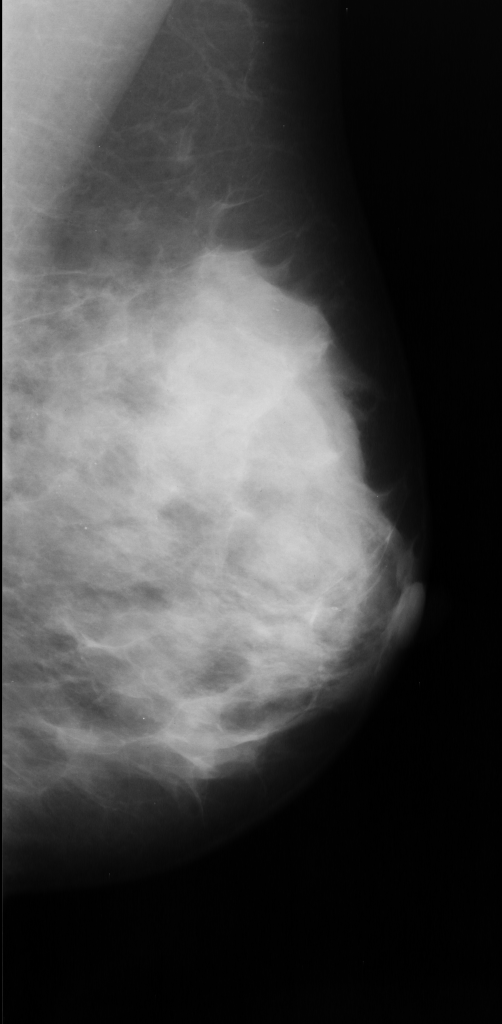
#> input picture COS3401(1-86)/images/mdb.bmp, 502 x 1024 px, found by its file name
$ jupyter execute --allow-errors example2-1.ipynb
#> lines starting #> are read from the running program, lines starting #| are printed output that depends on the picture
[cell 1]
import cv2
import numpy as np
import matplotlib.pyplot as plt

[cell 2]
def show_cv(img):
    cv2.imshow("xxxx", img)
    cv2.waitKey(0)
    cv2.destroyAllWindows()

[cell 3]
def show_plt(img, opt=0):
    if opt:
        plt.imshow(img, cmap='gray')
    else:
        plt.imshow(img)
    plt.axis('off')
    plt.show()

[cell 4]
x =  cv2.imread('../images/mdb.bmp', cv2.IMREAD_GRAYSCALE)
#> x is the input picture: shape (1024, 502); min 0, max 219, mean 71
print(type(x), x.shape)
#| <class 'numpy.ndarray'> (1024, 502)

[cell 5]
show_cv(x)

[cell 6]
show_plt(x, 1)

## Image Inversion

[cell 7]
y = 255 - x
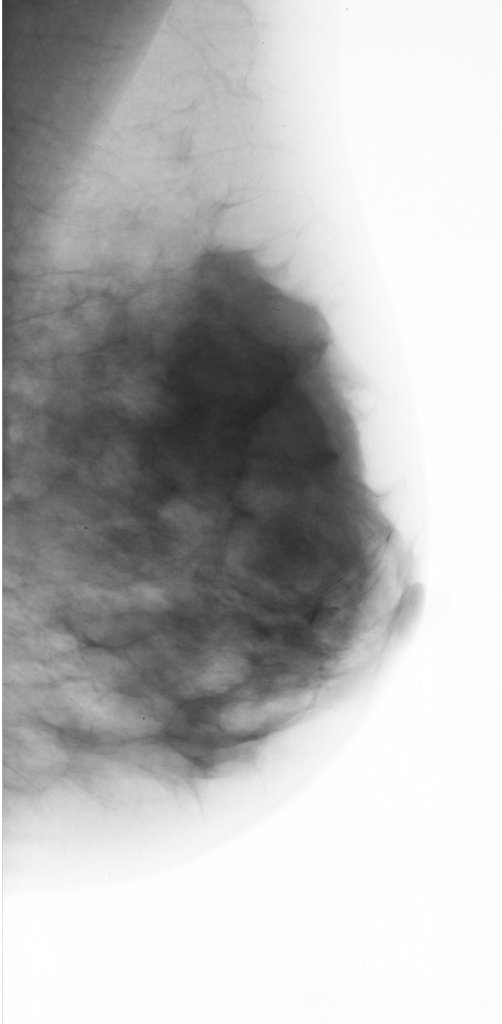
#> y: shape (1024, 502); min 36, max 255, mean 184

[cell 8]
show_plt(y, 1)

[cell 9]
z = cv2.hconcat([x, y])
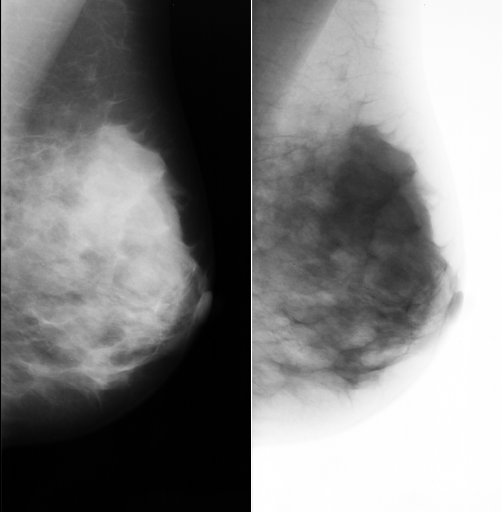
#> z: shape (1024, 1004) (shown at 1/2 size); min 0, max 255, mean 127.5
print(x.shape)
#| (1024, 502)

[cell 10]
x = cv2.imread("../images/breast.bmp", cv2.IMREAD_GRAYSCALE)
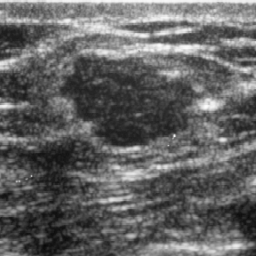
#> input picture COS3401(1-86)/images/breast.bmp, 256 x 256 px, found by its file name
#> x is the input picture: shape (256, 256); min 8, max 252, mean 98.7

[cell 11]
for i in range(5):
    print(i)
for i in range(1,6):
    print(i)
for i in range(1,6,2):
    print(i)
for i in [0,1,2,3,4]:
    print(i)
for i in [[0,1], [1], [2,3,4]]:
    print(i)

[cell 12]
x = range(7)
print(type(x), len(x))

#> (a cell that did not finish here is left out)

# Negative color

[cell 14]
img = cv2.imread("")

## เรื่องที่สอง

[cell 15]
import  numpy as np

[cell 16]
import matplotlib.pyplot as plt

[cell 17]
x = np.linspace(0, 255, 256)

[cell 18]
print(type(x), len(x))

[cell 19]
print(x)

[cell 20]
y = x**1.2

[cell 21]
plt.figure()
plt.plot(x,x, x,y)
plt.show()
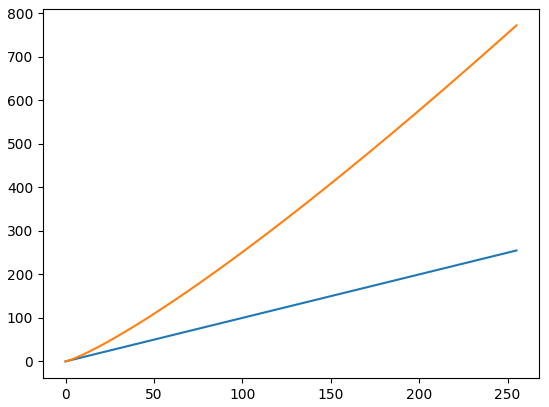
#> figure drawn by matplotlib, 1 panel; curve peaks at x = 255, y = 255; curve peaks at x = 255, y = 772.4
